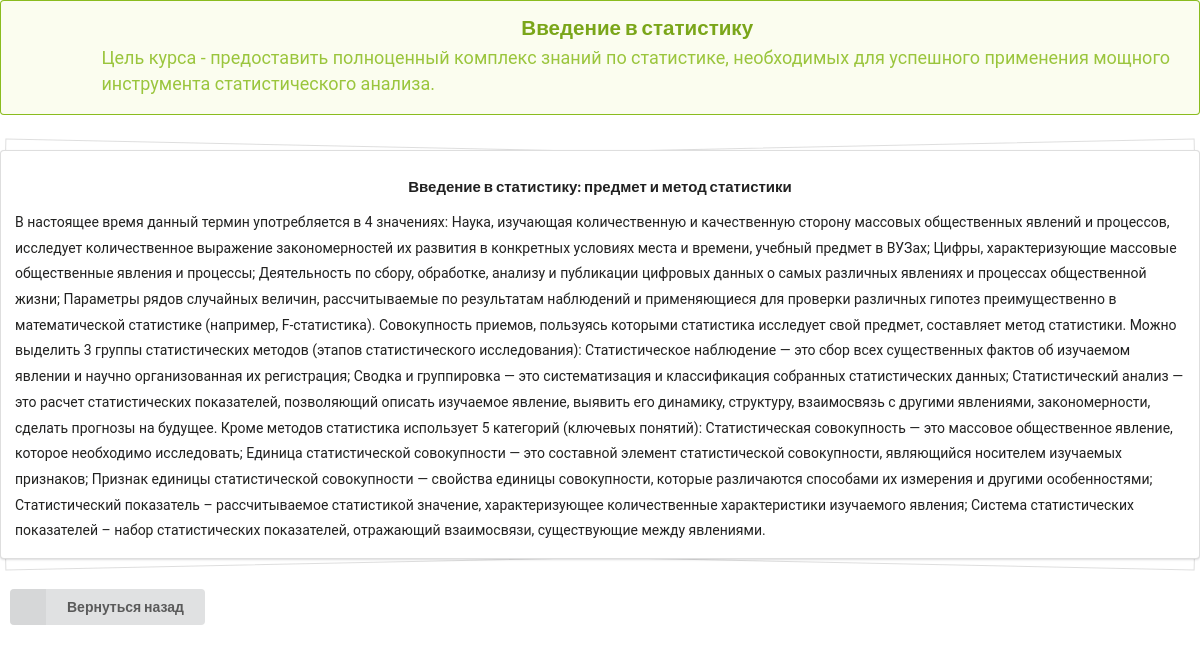
Screenshot of /page/curser/curse/curse_theme?id=1&&theme_id=1 with the database file from the repository.
### tables this page shows
CREATE TABLE IF NOT EXISTS `courses` (
  `id` int NOT NULL AUTO_INCREMENT,
  `name` varchar(50) DEFAULT NULL,
  `description` varchar(250) DEFAULT NULL,
  `img` varchar(20) NOT NULL,
  PRIMARY KEY (`id`)
);

CREATE TABLE IF NOT EXISTS `theme` (
  `id` int NOT NULL AUTO_INCREMENT,
  `name` varchar(120) NOT NULL,
  `text` text NOT NULL,
  PRIMARY KEY (`id`)
);

### page/curser/db.php (called while the page is built, shortened)
<?php
$dbhost = "localhost";
$dbname = "curser";
$username = "root";
$password = "";
$db = new PDO("mysql:host=$dbhost; dbname=$dbname", $username, $password);
?>
<?php
function get_curse_by_id($id)
{
	global $db;
	$curses = $db->query("SELECT * FROM courses WHERE id=$id");
	foreach ($curses as $curse) {
		return $curse;
	}
}

### page/curser/curse/curse_theme.php (the view, shortened to what this page needs)
<?php
include_once "../db.php";
$curse = get_curse_by_id($_GET['id']);
$id = $_GET['id'];
$theme_id = $_GET['theme_id'];
?>
<head>
	<link href="https://cdn.jsdelivr.net/npm/bootstrap@5.3.0-alpha3/dist/css/bootstrap.min.css" rel="stylesheet"
>
	<link rel="stylesheet" href="../../../SemanticUI/semantic.min.css">
	<link rel="stylesheet" href="../../../css/main.css">
</head>
<body>
	<div class="ui icon olive message">
		<i class="pencil alternate icon"></i>
		<div class="content">
			<div class="header">
				<?php
				echo $curse["name"]; ?>
			</div>
			<p>
				<?php echo $curse["description"]; ?>
			</p>
		</div>
	</div>
	<?php
	$themes = $db->query("SELECT theme.name AS 'Название', theme.text AS 'Текст',theme.id FROM course_theme INNER JOIN theme ON theme.id = course_theme.id_theme INNER JOIN courses ON courses.id = course_theme.id_course WHERE course_theme.id_course=$id AND course_theme.id_theme=$theme_id;");
	foreach ($themes as $theme): ?>
		<a class="" href="./curse_theme?id=<?= $id ?>&&theme_id=<?= $curse['id'] ?>">
			<div class="ui piled segment" style="padding-top: 28px;margin-top: 35px;">
				<h4 class="ui header">
					<?= $theme['Название']; ?>
				</h4>
				<p>
					<?= $theme['Текст']; ?>
				</p>
			</div>
		</a>
	<?php endforeach; ?>
	<a href="curse_content.php?id=<?= $id ?>" class="ui labeled icon button" style="margin-top: 30px; margin-left:10px;">
		<i class="left chevron icon"></i>
		Вернуться назад
	</a>
</body>

### css/main.css (style rules this page uses)
*, *::before, *::after { padding: 0; margin: 0; border: 0; box-sizing: border-box; }
a, a:visited, a:hover { color: inherit; text-decoration: none; }
h1, h2, h3, h4, h5, h6, p { font-size: inherit; font-weight: inherit; line-height: inherit; }
body { font-family: 'Roboto', sans-serif; font-weight: 400; font-size: 18px; color: #212120; overflow-x: hidden; }
.ui .header { text-align: center; }
.button { margin-top: 27px; }

### rows the page displays
courses: name "Введение в статистику", description "Цель курса - предоставить полноценный комплекс знаний по статистике, необходимых для успешного применения мощного инструмента статистического анализа."
theme: name "Введение в статистику: предмет и метод статистики", text "В настоящее время данный термин употребляется в 4 значениях: Наука, изучающая количественную и качественную сторону массовых общественных явлений и процессов, исследует количественное выражение закономерностей их развития в конкретных условиях места и времени, учебный предмет в ВУЗах; Цифры, характеризующие массовые общественные явления и процессы; Деятельность по сбору, обработке, анализу и публикации цифровых данных о самых различных явлениях и процессах общественной жизни; Параметры рядов случайных величин, рассчитываемые по результатам наблюдений и применяющиеся для проверки различных гипотез преимущественно в математической статистике (например, F-статистика). Совокупность приемов,…"
